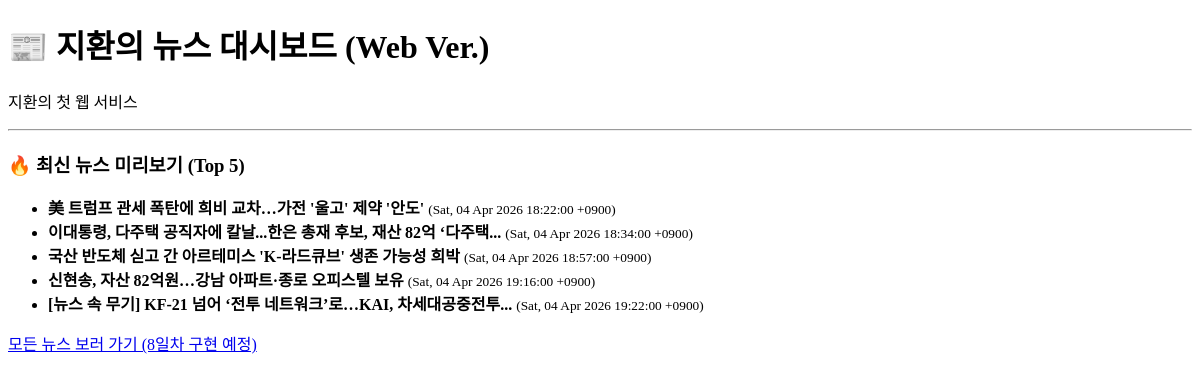
The app's page /, older data.
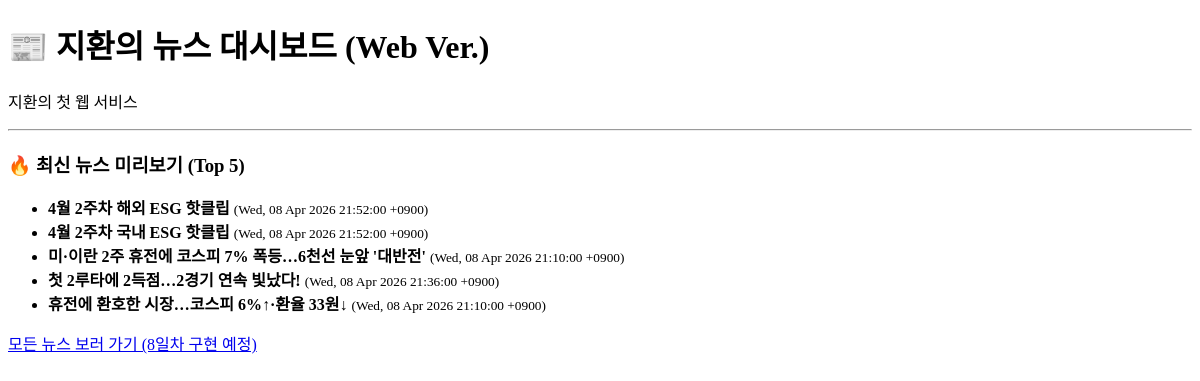
The same page, newer data.
### tables this page shows
CREATE TABLE news(
    id INTEGER PRIMARY KEY AUTOINCREMENT,
    title TEXT NOT NULL,       -- 뉴스 제목
    link TEXT UNIQUE NOT NULL, -- 뉴스 링크 (UNIQUE로 중복 링크 방지)
    pub_date TEXT,              -- 뉴스 날짜
    is_read INTEGER DEFAULT 0  -- 0은 '안 읽음', 1은 '읽음'
);

### app.py (the view)
@app.route('/')
def index():
    conn = get_db_connections()
    news_data = conn.execute('SELECT * FROM news ORDER BY id DESC LIMIT 5').fetchall()
    conn.close()
    return render_template('index.html', news_list=news_data)

### app.py (called while the page is built)
def get_db_connections():
    conn = sqlite3.connect('news_dashboard.db')
    conn.row_factory = sqlite3.Row
    return conn

### templates/index.html (shortened to what this page needs)
<!DOCTYPE html>
<html lang="ko">
<head>
</head>
<body>
  <h1>📰 지환의 뉴스 대시보드 (Web Ver.)</h1>
  <p>지환의 첫 웹 서비스</p>
  <hr>
  <h3>🔥 최신 뉴스 미리보기 (Top 5)</h3>
  <ul>
      {% for news in news_list %}
      <li>
        <strong>{{ news['title'] }}</strong>
        <small>({{ news['pub_date'] }})</small>
      </li>
      {% endfor %}
  </ul>
  <p><a href="#">모든 뉴스 보러 가기 (8일차 구현 예정)</a></p>
</body>
</html>

Row changes from the older to the newer data that the page shows:
no longer on this page (row unchanged): news: title "美 트럼프 관세 폭탄에 희비 교차…가전 '울고' 제약 '안도'", pub_date "Sat, 04 Apr 2026 18:22:00 +0900"
no longer on this page (row unchanged): news: title "이대통령, 다주택 공직자에 칼날...한은 총재 후보, 재산 82억 ‘다주택...", pub_date "Sat, 04 Apr 2026 18:34:00 +0900"
no longer on this page (row unchanged): news: title "국산 반도체 싣고 간 아르테미스 'K-라드큐브' 생존 가능성 희박", pub_date "Sat, 04 Apr 2026 18:57:00 +0900"
no longer on this page (row unchanged): news: title "신현송, 자산 82억원…강남 아파트·종로 오피스텔 보유", pub_date "Sat, 04 Apr 2026 19:16:00 +0900"
no longer on this page (row unchanged): news: title "[뉴스 속 무기] KF-21 넘어 ‘전투 네트워크’로…KAI, 차세대공중전투...", pub_date "Sat, 04 Apr 2026 19:22:00 +0900"
added news: title "4월 2주차 해외 ESG 핫클립", pub_date "Wed, 08 Apr 2026 21:52:00 +0900"
added news: title "4월 2주차 국내 ESG 핫클립", pub_date "Wed, 08 Apr 2026 21:52:00 +0900"
added news: title "미·이란 2주 휴전에 코스피 7% 폭등…6천선 눈앞 '대반전'", pub_date "Wed, 08 Apr 2026 21:10:00 +0900"
added news: title "첫 2루타에 2득점…2경기 연속 빛났다!", pub_date "Wed, 08 Apr 2026 21:36:00 +0900"
added news: title "휴전에 환호한 시장…코스피 6%↑·환율 33원↓", pub_date "Wed, 08 Apr 2026 21:10:00 +0900"
